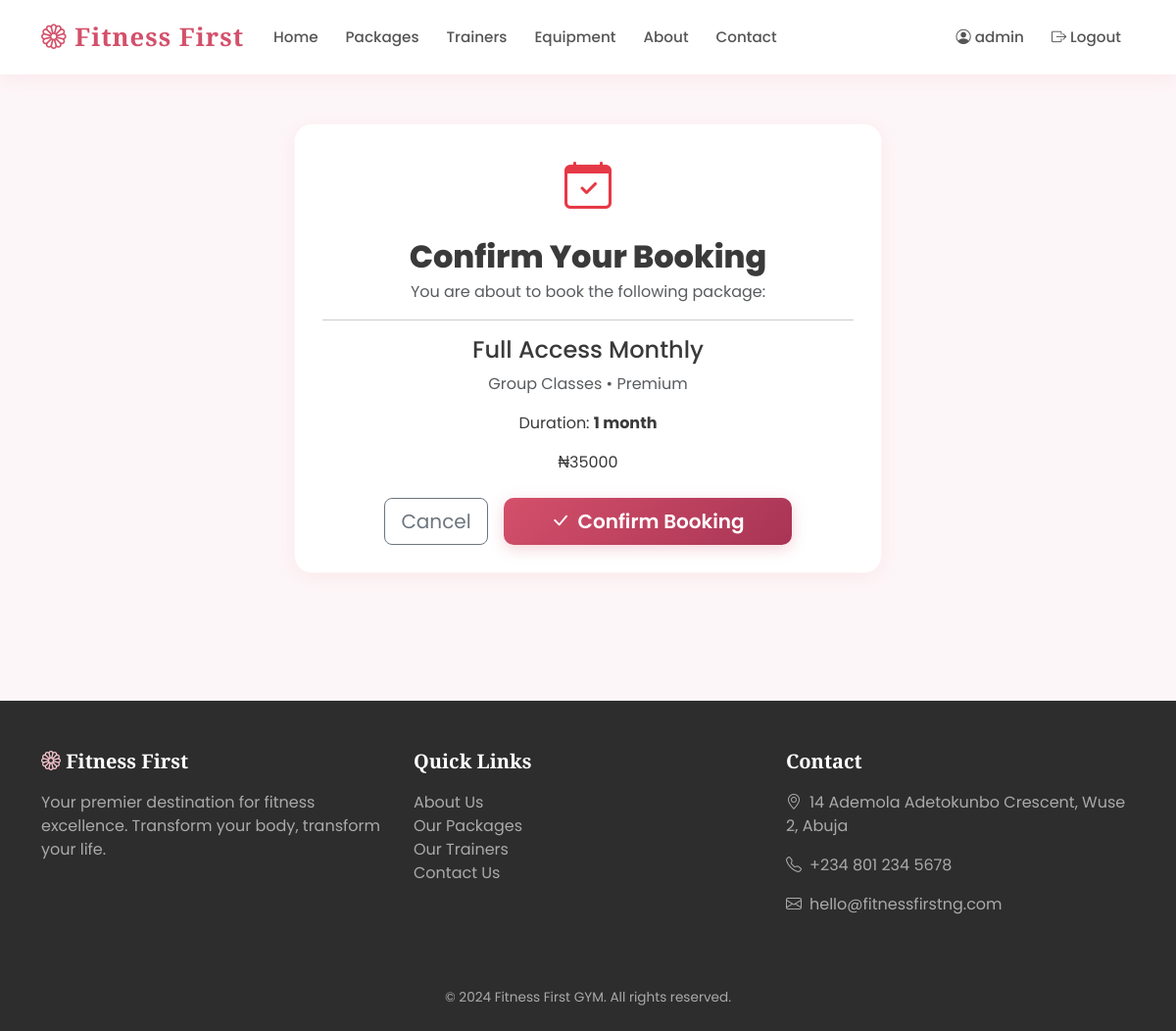
/packages/4/book/ (signed in), run on the app's committed database.
### gym/models.py (models this page shows, shortened)
class Package(models.Model):
    name = models.CharField(max_length=200)
    category = models.ForeignKey(Category, on_delete=models.CASCADE)
    package_type = models.ForeignKey(PackageType, on_delete=models.CASCADE)
    description = models.TextField()
    duration_months = models.PositiveIntegerField(default=1)
    price = models.DecimalField(max_digits=10, decimal_places=2)
    is_active = models.BooleanField(default=True)
    created_at = models.DateTimeField(auto_now_add=True)

class Category(models.Model):
    name = models.CharField(max_length=100, unique=True)
    description = models.TextField(blank=True)
    created_at = models.DateTimeField(auto_now_add=True)
    class Meta:
        verbose_name_plural = 'Categories'

class PackageType(models.Model):
    name = models.CharField(max_length=100, unique=True)
    description = models.TextField(blank=True)

### gym/views.py (the view, shortened to what this page needs)
# urls.py: path('packages/<int:pk>/book/', views.book_package, name='book_package'),
@login_required
def book_package(request, pk):
    package = get_object_or_404(Package, pk=pk, is_active=True)
    return render(request, 'gym/book_confirm.html', {'package': package})

### templates/gym/book_confirm.html (shortened to what this page needs)
{% extends 'base.html' %}
{% block content %}
<div class="container" style="padding:50px 0; max-width:600px;">
    <div class="table-card text-center">
        <i class="bi bi-calendar-check" style="font-size:3rem;color:#e63946;"></i>
        <h2 class="mt-3 mb-1" style="font-weight:800;">Confirm Your Booking</h2>
        <p class="text-muted">You are about to book the following package:</p>
        <hr>
        <h4>{{ package.name }}</h4>
        <p class="text-muted">{{ package.category.name }} &bull; {{ package.package_type.name }}</p>
        <p>Duration: <strong>{{ package.duration_months }} month{{ package.duration_months|pluralize }}</strong></p>
        <div class="price my-3">₦{{ package.price|floatformat:0 }}</div>
        <form method="post">
            <div class="d-flex gap-3 justify-content-center mt-4">
                <a href="{% url 'package_detail' package.pk %}" class="btn btn-outline-secondary btn-lg">Cancel</a>
                <button type="submit" class="btn btn-primary btn-lg px-5">
                    <i class="bi bi-check-lg me-2"></i>Confirm Booking
                </button>
            </div>
        </form>
    </div>
</div>
{% endblock %}

### templates/base.html (shortened to what this page needs)
{% load static %}
<!DOCTYPE html>
<html lang="en">
<head>
    <link href="https://cdn.jsdelivr.net/npm/bootstrap@5.3.0/dist/css/bootstrap.min.css" rel="stylesheet">
    <link href="https://cdn.jsdelivr.net/npm/bootstrap-icons@1.11.0/font/bootstrap-icons.css" rel="stylesheet">
    <link href="{% static 'css/style.css' %}" rel="stylesheet">
</head>
<body>
<nav class="navbar navbar-expand-lg navbar-dark">
    <div class="container">
        <a class="navbar-brand" href="{% url 'home' %}">
            <i class="bi bi-flower1"></i> Fitness First
        </a>
        <div class="collapse navbar-collapse" id="navbarNav">
            <ul class="navbar-nav me-auto">
                <li class="nav-item">
                    <a class="nav-link {% if request.resolver_match.url_name == 'home' %}active{% endif %}" href="{% url 'home' %}">Home</a>
                </li>
                <li class="nav-item">
                    <a class="nav-link {% if request.resolver_match.url_name == 'packages' %}active{% endif %}" href="{% url 'packages' %}">Packages</a>
                </li>
                <li class="nav-item">
                    <a class="nav-link {% if request.resolver_match.url_name == 'trainers' %}active{% endif %}" href="{% url 'trainers' %}">Trainers</a>
                </li>
                <li class="nav-item">
                    <a class="nav-link {% if request.resolver_match.url_name == 'equipment' %}active{% endif %}" href="{% url 'equipment' %}">Equipment</a>
                </li>
                <li class="nav-item">
                    <a class="nav-link {% if request.resolver_match.url_name == 'about' %}active{% endif %}" href="{% url 'about' %}">About</a>
                </li>
                <li class="nav-item">
                    <a class="nav-link {% if request.resolver_match.url_name == 'contact' %}active{% endif %}" href="{% url 'contact' %}">Contact</a>
                </li>
            </ul>
            <ul class="navbar-nav">
                {% if user.is_authenticated %}
                    <li class="nav-item">
                        <a class="nav-link {% if request.resolver_match.url_name == 'member_dashboard' %}active{% endif %}" href="{% url 'member_dashboard' %}">
                            <i class="bi bi-person-circle"></i> {{ user.first_name|default:user.username }}
                        </a>
                    </li>
                    <li class="nav-item">
                        <a class="nav-link" href="{% url 'logout' %}">
                            <i class="bi bi-box-arrow-right"></i> Logout
                        </a>
                    </li>
                {% endif %}
            </ul>
        </div>
    </div>
</nav>
{% block content %}{% endblock %}
<footer>
    <div class="container">
        <div class="row">
            <div class="col-md-4 mb-4">
                <h5><i class="bi bi-flower1" style="color:#f7c5ce;"></i> Fitness First</h5>
                <p>Your premier destination for fitness excellence. Transform your body, transform your life.</p>
            </div>
            <div class="col-md-4 mb-4">
                <h5>Quick Links</h5>
                <ul class="list-unstyled">
                    <li><a href="{% url 'about' %}">About Us</a></li>
                    <li><a href="{% url 'packages' %}">Our Packages</a></li>
                    <li><a href="{% url 'trainers' %}">Our Trainers</a></li>
                    <li><a href="{% url 'contact' %}">Contact Us</a></li>
                </ul>
            </div>
            <div class="col-md-4 mb-4">
                <h5>Contact</h5>
                <p><i class="bi bi-geo-alt me-2"></i>14 Ademola Adetokunbo Crescent, Wuse 2, Abuja</p>
                <p><i class="bi bi-telephone me-2"></i>+234 801 234 5678</p>
                <p><i class="bi bi-envelope me-2"></i>hello@fitnessfirstng.com</p>
            </div>
        </div>
        <hr style="border-color:#333;">
        <p class="text-center mb-0" style="font-size:0.85rem;">
            &copy; 2024 Fitness First GYM. All rights reserved.
        </p>
    </div>
</footer>
</body>
</html>

### static/css/style.css (style rules this page uses)
:root { --primary: #d4506a; --primary-light: #f7c5ce; --primary-dark: #a83455; --accent: #f4a261; --rose: #f9e4e8; --dark: #2d2d2d; --light: #fdf6f8; --gray: #8a8a8a; --gold: #c9a96e; }
body { font-family: 'Poppins', sans-serif; background: var(--light); color: #3a3a3a; }
.navbar { background: rgba(255, 255, 255, 0.97) !important; box-shadow: 0 2px 20px rgba(212, 80, 106, 0.1); padding: 14px 0; backdrop-filter: blur(10px); }
.navbar-brand { font-family: 'Playfair Display', serif; font-size: 1.6rem; font-weight: 900; color: var(--primary) !important; letter-spacing: 1px; }
.nav-link { color: #555 !important; font-weight: 500; font-size: 0.95rem; transition: color 0.2s; padding: 6px 14px !important; }
.btn-primary { background: linear-gradient(135deg, var(--primary), var(--primary-dark)); border: none; border-radius: 10px; font-weight: 600; box-shadow: 0 4px 15px rgba(212, 80, 106, 0.25); transition: all 0.2s; }
.table-card { background: white; border-radius: 18px; padding: 28px; box-shadow: 0 4px 20px rgba(212, 80, 106, 0.08); border: 1px solid rgba(212, 80, 106, 0.06); }
footer { background: var(--dark); color: #aaa; padding: 50px 0 24px; margin-top: 80px; }
footer h5 { font-family: 'Playfair Display', serif; color: white; font-weight: 700; margin-bottom: 18px; }
footer a { color: #aaa; text-decoration: none; transition: color 0.2s; }

### data on the page
Package: name "Full Access Monthly", category.name "Group Classes", package_type.name "Premium", duration_months "1", price "35000"

### other printed values
{{ user.first_name|default:user.username }} "admin"
